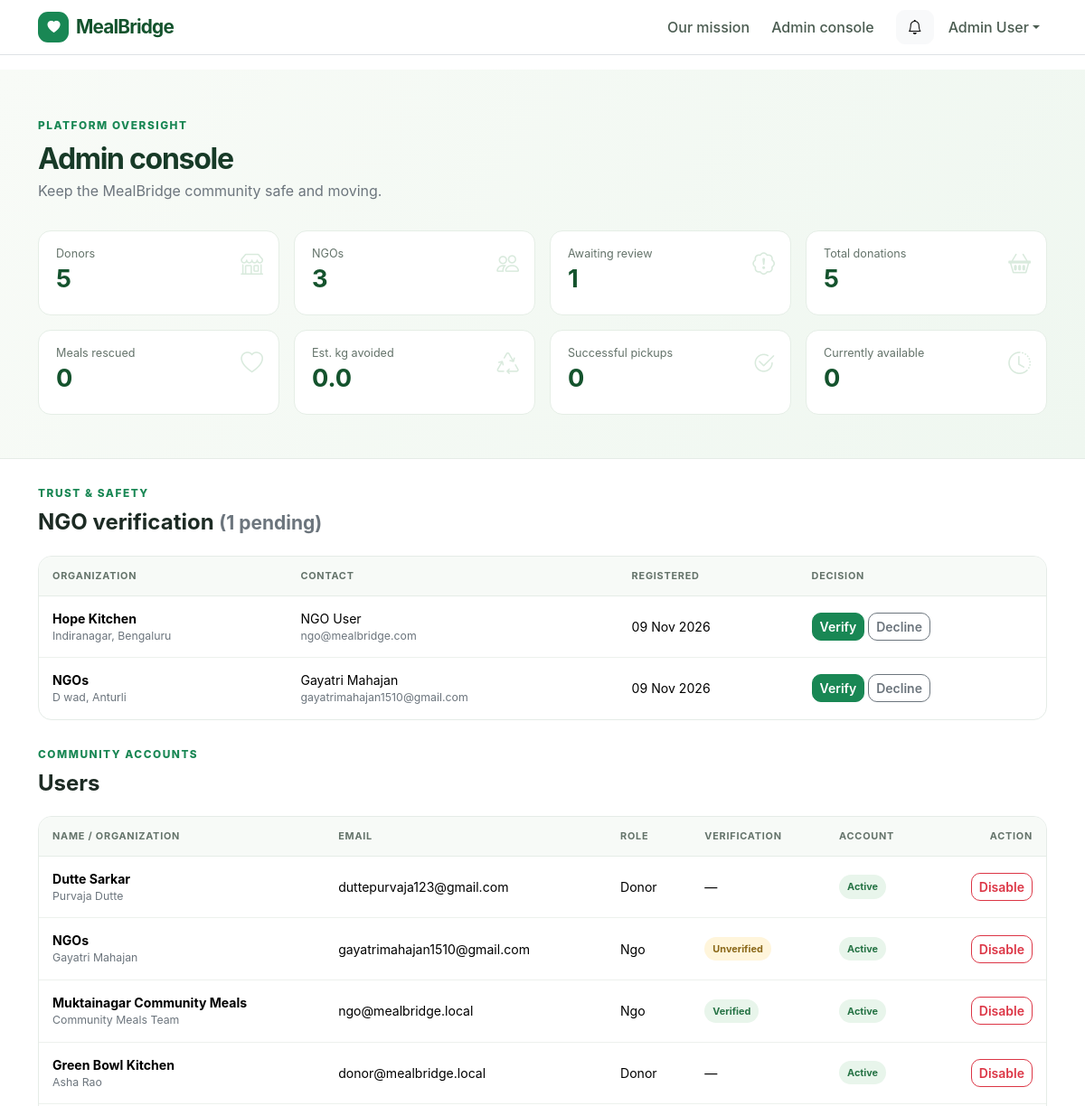
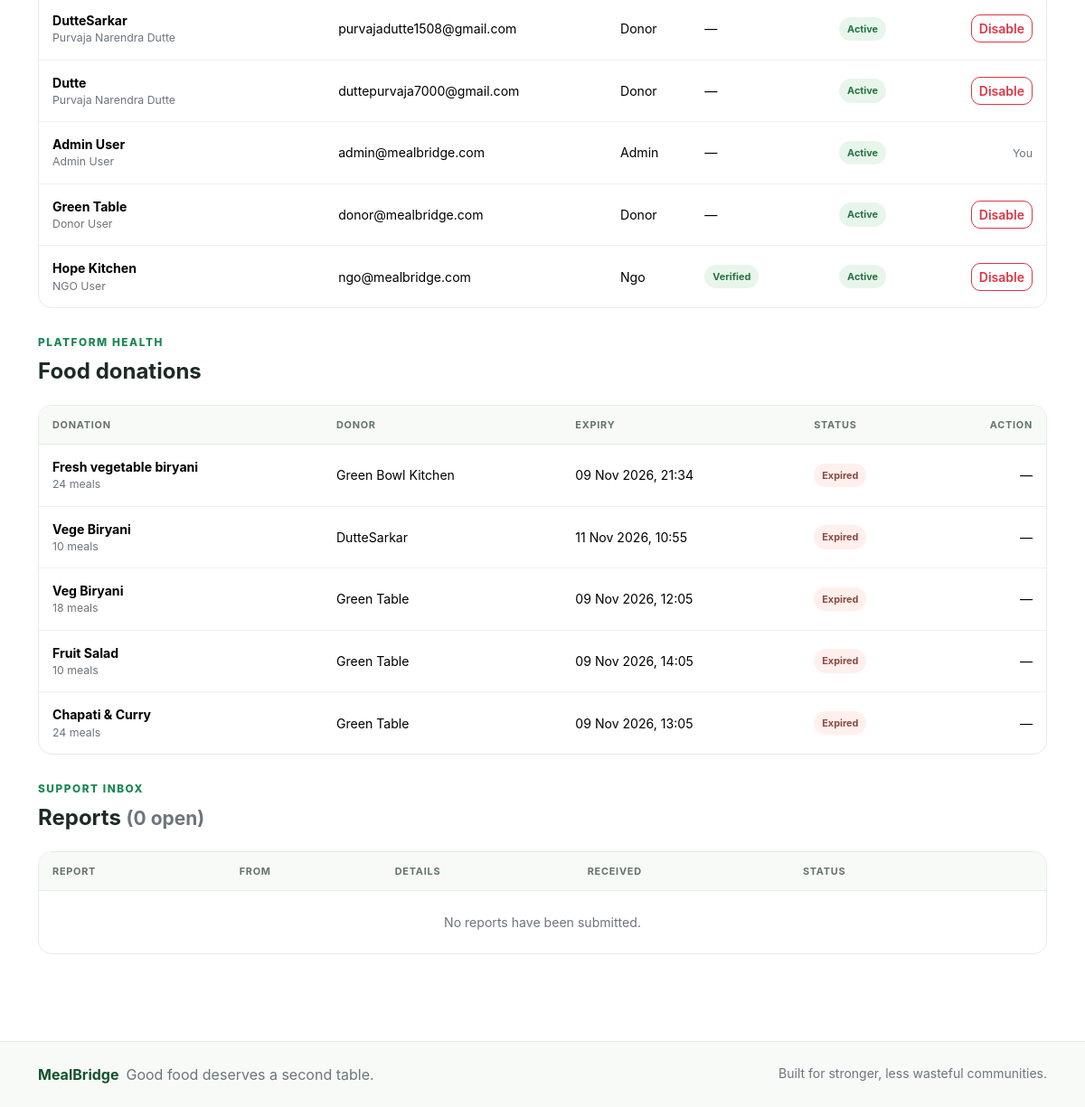
Page /admin/ (signed in) on the committed database (2 pictures, top to bottom).
### models/user.py (models this page shows, shortened)
class User(UserMixin, db.Model):
    __tablename__ = "users"
    id = db.Column(db.Integer, primary_key=True)
    name = db.Column(db.String(120), nullable=False)
    email = db.Column(db.String(120), unique=True, nullable=False, index=True)
    password_hash = db.Column(db.String(255), nullable=False)
    role = db.Column(db.String(20), nullable=False, index=True)
    organization_name = db.Column(db.String(150))
    phone = db.Column(db.String(30))
    address = db.Column(db.Text)
    latitude = db.Column(db.Float)
    longitude = db.Column(db.Float)
    is_verified = db.Column(db.Boolean, nullable=False, default=False)
    is_active = db.Column(db.Boolean, nullable=False, default=True)
    created_at = db.Column(db.DateTime, nullable=False, default=datetime.utcnow)
    donations = db.relationship("FoodDonation", back_populates="donor", lazy=True)
    notifications = db.relationship(
        "Notification", back_populates="user", cascade="all, delete-orphan", lazy=True
    )
    verification = db.relationship(
        "NGOVerification", back_populates="ngo", uselist=False, cascade="all, delete-orphan"
    )
    @property
    def display_name(self):
        return self.organization_name or self.name

class NGOVerification(db.Model):
    __tablename__ = "ngo_verification"
    id = db.Column(db.Integer, primary_key=True)
    ngo_id = db.Column(db.Integer, db.ForeignKey("users.id"), unique=True, nullable=False)
    status = db.Column(db.String(20), nullable=False, default="pending")
    notes = db.Column(db.Text)
    created_at = db.Column(db.DateTime, nullable=False, default=datetime.utcnow)
    ngo = db.relationship("User", back_populates="verification")

### models/donation.py (models this page shows, shortened)
class FoodDonation(db.Model):
    __tablename__ = "food_donations"
    id = db.Column(db.Integer, primary_key=True)
    donor_id = db.Column(db.Integer, db.ForeignKey("users.id"), nullable=False, index=True)
    category_id = db.Column(
        db.Integer, db.ForeignKey("food_categories.id"), nullable=False, index=True
    )
    food_name = db.Column(db.String(150), nullable=False)
    description = db.Column(db.Text)
    quantity = db.Column(db.Integer, nullable=False)
    meals = db.Column(db.Integer, nullable=False)
    image_filename = db.Column(db.String(255))
    preparation_time = db.Column(db.DateTime, nullable=False)
    expiry_time = db.Column(db.DateTime, nullable=False, index=True)
    pickup_address = db.Column(db.Text, nullable=False)
    latitude = db.Column(db.Float)
    longitude = db.Column(db.Float)
    status = db.Column(db.String(20), nullable=False, default="available", index=True)
    created_at = db.Column(db.DateTime, nullable=False, default=datetime.utcnow)
    donor = db.relationship("User", back_populates="donations")
    category = db.relationship("FoodCategory", back_populates="donations")
    pickup_requests = db.relationship("PickupRequest", back_populates="donation", lazy=True)

### routes/admin.py (the view)
@admin_bp.route("/")
@role_required("admin")
def dashboard():
    completed_meals = db.session.query(
        func.coalesce(func.sum(PickupHistory.meals), 0)
    ).scalar()
    if completed_meals == 0:
        completed_meals = (
            db.session.query(func.coalesce(func.sum(FoodDonation.meals), 0))
            .filter(FoodDonation.status == "completed")
            .scalar()
        )
    stats = {
        "donors": User.query.filter_by(role="donor").count(),
        "ngos": User.query.filter_by(role="ngo").count(),
        "pending_ngos": NGOVerification.query.filter_by(status="pending").count(),
        "donations": FoodDonation.query.count(),
        "available": FoodDonation.query.filter_by(status="available").count(),
        "pickups": PickupHistory.query.count(),
        "reports": Report.query.filter_by(status="open").count(),
        "meals": completed_meals,
        "waste_kg": round(completed_meals * 0.5, 1),
    }
    users = User.query.order_by(User.created_at.desc()).limit(100).all()
    verifications = (
        NGOVerification.query.filter(NGOVerification.status != "verified")
        .order_by(NGOVerification.created_at.asc())
        .all()
    )
    reports = Report.query.order_by(Report.created_at.desc()).limit(100).all()
    donations = FoodDonation.query.order_by(FoodDonation.created_at.desc()).limit(50).all()
    return render_template(
        "admin_dashboard.html",
        stats=stats,
        users=users,
        verifications=verifications,
        reports=reports,
        donations=donations,
    )

### templates/admin_dashboard.html (shortened to what this page needs)
{% extends "base.html" %}
{% block content %}
<section class="dashboard-header">
  <div class="container py-4 py-lg-5">
    <span class="eyebrow">Platform oversight</span><h1 class="h2 mt-2 mb-1">Admin console</h1><p class="text-secondary mb-0">Keep the MealBridge community safe and moving.</p>
    <div class="row g-3 mt-3">
      <div class="col-6 col-lg-3"><div class="metric-card"><span>Donors</span><strong>{{ stats.donors }}</strong><i class="bi bi-shop"></i></div></div>
      <div class="col-6 col-lg-3"><div class="metric-card"><span>NGOs</span><strong>{{ stats.ngos }}</strong><i class="bi bi-people"></i></div></div>
      <div class="col-6 col-lg-3"><div class="metric-card"><span>Awaiting review</span><strong>{{ stats.pending_ngos }}</strong><i class="bi bi-patch-exclamation"></i></div></div>
      <div class="col-6 col-lg-3"><div class="metric-card"><span>Total donations</span><strong>{{ stats.donations }}</strong><i class="bi bi-basket2"></i></div></div>
      <div class="col-6 col-lg-3"><div class="metric-card"><span>Meals rescued</span><strong>{{ "{:,}".format(stats.meals) }}</strong><i class="bi bi-heart"></i></div></div>
      <div class="col-6 col-lg-3"><div class="metric-card"><span>Est. kg avoided</span><strong>{{ stats.waste_kg }}</strong><i class="bi bi-recycle"></i></div></div>
      <div class="col-6 col-lg-3"><div class="metric-card"><span>Successful pickups</span><strong>{{ stats.pickups }}</strong><i class="bi bi-check2-circle"></i></div></div>
      <div class="col-6 col-lg-3"><div class="metric-card"><span>Currently available</span><strong>{{ stats.available }}</strong><i class="bi bi-clock-history"></i></div></div>
    </div>
  </div>
</section>
<section class="container py-4">
  <div class="section-heading"><div><span class="eyebrow">Trust & safety</span><h2 class="h4 mt-2">NGO verification <span class="small text-secondary">({{ stats.pending_ngos }} pending)</span></h2></div></div>
  <div class="panel-card">
    {% if verifications %}
    <div class="table-responsive"><table class="table align-middle mb-0"><thead><tr><th>Organization</th><th>Contact</th><th>Registered</th><th>Decision</th></tr></thead><tbody>
      {% for verification in verifications %}<tr><td><strong>{{ verification.ngo.display_name }}</strong><div class="small text-secondary">{{ verification.ngo.address or 'No address supplied' }}</div></td><td>{{ verification.ngo.name }}<div class="small text-secondary">{{ verification.ngo.email }}</div></td><td>{{ verification.created_at.strftime('%d %b %Y') }}</td><td class="text-nowrap">
        <form class="d-inline" method="post" action="{{ url_for('admin.verify_ngo', ngo_id=verification.ngo_id) }}"><button class="btn btn-sm btn-success" type="submit">Verify</button></form>
        <form class="d-inline" method="post" action="{{ url_for('admin.verify_ngo', ngo_id=verification.ngo_id) }}"><button class="btn btn-sm btn-outline-secondary" type="submit">Decline</button></form>
      </td></tr>{% endfor %}
    </tbody></table></div>
    {% else %}<div class="empty-state py-4"><i class="bi bi-patch-check"></i><p class="text-secondary mt-2 mb-0">No organizations are waiting for review.</p></div>{% endif %}
  </div>
</section>
<section class="container pb-4">
  <div class="section-heading"><div><span class="eyebrow">Community accounts</span><h2 class="h4 mt-2">Users</h2></div></div>
  <div class="panel-card"><div class="table-responsive"><table class="table align-middle mb-0"><thead><tr><th>Name / organization</th><th>Email</th><th>Role</th><th>Verification</th><th>Account</th><th class="text-end">Action</th></tr></thead><tbody>
  {% for user in users %}<tr><td><strong>{{ user.display_name }}</strong><div class="small text-secondary">{{ user.name }}</div></td><td>{{ user.email }}</td><td>{{ user.role|title }}</td><td>{% if user.role == 'ngo' %}<span class="status-badge status-{{ 'verified' if user.is_verified else 'pending' }}">{{ 'Verified' if user.is_verified else 'Unverified' }}</span>{% else %}—{% endif %}</td><td><span class="status-badge status-{{ 'available' if user.is_active else 'withdrawn' }}">{{ 'Active' if user.is_active else 'Disabled' }}</span></td><td class="text-end">{% if user.id != current_user.id %}<form method="post" action="{{ url_for('admin.toggle_user', user_id=user.id) }}" data-confirm="{{ 'Disable' if user.is_active else 'Enable' }} this account?"><input type="hidden" name="_csrf_token" value="{{ csrf_token() }}"><button class="btn btn-sm {{ 'btn-outline-danger' if user.is_active else 'btn-outline-success' }}" type="submit">{{ 'Disable' if user.is_active else 'Enable' }}</button></form>{% else %}<span class="small text-secondary">You</span>{% endif %}</td></tr>{% endfor %}
  </tbody></table></div></div>
</section>
<section class="container pb-4">
  <div class="section-heading"><div><span class="eyebrow">Platform health</span><h2 class="h4 mt-2">Food donations</h2></div></div>
  <div class="panel-card"><div class="table-responsive"><table class="table align-middle mb-0"><thead><tr><th>Donation</th><th>Donor</th><th>Expiry</th><th>Status</th><th class="text-end">Action</th></tr></thead><tbody>
  {% for donation in donations %}<tr><td><strong>{{ donation.food_name }}</strong><div class="small text-secondary">{{ donation.meals }} meals</div></td><td>{{ donation.donor.display_name }}</td><td>{{ donation.expiry_time.strftime('%d %b %Y, %H:%M') }}</td><td><span class="status-badge status-{{ donation.status }}">{{ donation.status|title }}</span></td><td class="text-end">{% if donation.status in ['available', 'reserved'] %}<form method="post" action="{{ url_for('admin.withdraw_donation', donation_id=donation.id) }}"><input type="hidden" name="_csrf_token" value="{{ csrf_token() }}"><button class="btn btn-sm btn-outline-danger" type="submit">Withdraw</button></form>{% else %}—{% endif %}</td></tr>{% else %}<tr><td colspan="5" class="text-center text-secondary py-4">No donations yet.</td></tr>{% endfor %}
  </tbody></table></div></div>
</section>
<section class="container pb-5">
  <div class="section-heading"><div><span class="eyebrow">Support inbox</span><h2 class="h4 mt-2">Reports <span class="small text-secondary">({{ stats.reports }} open)</span></h2></div></div>
  <div class="panel-card"><div class="table-responsive"><table class="table align-middle mb-0"><thead><tr><th>Report</th><th>From</th><th>Details</th><th>Received</th><th>Status</th><th></th></tr></thead><tbody>
  {% for report in reports %}<tr><td><strong>{{ report.subject }}</strong></td><td>{{ report.reporter.display_name }}</td><td class="report-details">{{ report.details }}</td><td>{{ report.created_at.strftime('%d %b %Y') }}</td><td><span class="status-badge status-{{ 'completed' if report.status == 'resolved' else 'pending' }}">{{ report.status|title }}</span></td><td>{% if report.status == 'open' %}<form method="post" action="{{ url_for('admin.resolve_report', report_id=report.id) }}"><input type="hidden" name="_csrf_token" value="{{ csrf_token() }}"><button class="btn btn-sm btn-outline-success" type="submit">Resolve</button></form>{% endif %}</td></tr>{% else %}<tr><td colspan="6" class="text-center text-secondary py-4">No reports have been submitted.</td></tr>{% endfor %}
  </tbody></table></div></div>
</section>
{% endblock %}

### templates/base.html (shortened to what this page needs)
<!doctype html>
<html lang="en">
<head>
  <link href="https://cdn.jsdelivr.net/npm/bootstrap@5.3.3/dist/css/bootstrap.min.css" rel="stylesheet">
  <link href="https://cdn.jsdelivr.net/npm/bootstrap-icons@1.11.3/font/bootstrap-icons.min.css" rel="stylesheet">
  <link href="{{ url_for('static', filename='css/style.css') }}" rel="stylesheet">
</head>
<body>
  <nav class="navbar navbar-expand-lg navbar-light bg-white sticky-top border-bottom">
    <div class="container">
      <a class="navbar-brand fw-bold d-flex align-items-center gap-2" href="{{ url_for('auth.home') }}">
        <span class="brand-mark"><i class="bi bi-heart-fill"></i></span>
        MealBridge
      </a>
      <div class="collapse navbar-collapse" id="mainNav">
        <ul class="navbar-nav ms-auto align-items-lg-center gap-lg-2">
          <li class="nav-item"><a class="nav-link" href="{{ url_for('auth.about') }}">Our mission</a></li>
          {% if current_user.is_authenticated %}
            {% if current_user.role == 'donor' %}
              <li class="nav-item"><a class="nav-link" href="{{ url_for('donor.dashboard') }}">Dashboard</a></li>
              <li class="nav-item"><a class="nav-link" href="{{ url_for('map.food_map') }}">Food map</a></li>
              <li class="nav-item"><a class="btn btn-success btn-sm px-3" href="{{ url_for('donor.add_food') }}"><i class="bi bi-plus-lg me-1"></i>Share food</a></li>
            {% else %}
              <li class="nav-item"><a class="nav-link" href="{{ url_for('admin.dashboard') }}">Admin console</a></li>
            {% endif %}
            <li class="nav-item dropdown ms-lg-2">
              <button class="btn btn-light position-relative" data-bs-toggle="dropdown" aria-label="Notifications">
                <i class="bi bi-bell"></i>
              </button>
            </li>
            <li class="nav-item dropdown">
              <button class="btn btn-link nav-link dropdown-toggle text-decoration-none" data-bs-toggle="dropdown">{{ current_user.name }}</button>
            </li>
          {% else %}
            <li class="nav-item"><a class="nav-link" href="{{ url_for('auth.login') }}">Sign in</a></li>
            <li class="nav-item"><a class="btn btn-success btn-sm px-3" href="{{ url_for('auth.register') }}">Join the network</a></li>
          {% endif %}
        </ul>
      </div>
    </div>
  </nav>
  <main>
    <div class="container pt-3">
    </div>
    {% block content %}{% endblock %}
  </main>
  <footer class="site-footer mt-5">
    <div class="container py-4 d-flex flex-column flex-md-row justify-content-between gap-2">
      <div><strong>MealBridge</strong><span class="text-secondary ms-2">Good food deserves a second table.</span></div>
      <div class="small text-secondary">Built for stronger, less wasteful communities.</div>
    </div>
  </footer>
</body>
</html>

### rows in the picture
User: name "Admin User", display_name "Admin User", email "admin@mealbridge.com", role "Admin", is_active "Active", shows "You"
NGOVerification: ngo.display_name "Hope Kitchen", ngo "Indiranagar, Bengaluru", ngo.name "NGO User", ngo.email "ngo@mealbridge.com", created_at "09 Nov 2026"
NGOVerification: ngo.display_name "NGOs", ngo "D wad, Anturli", ngo.name "Gayatri Mahajan", ngo.email "gayatrimahajan1510@gmail.com", created_at "09 Nov 2026"
User: display_name "Dutte Sarkar", name "Purvaja Dutte", email "duttepurvaja123@gmail.com", role "Donor", is_active "Active", is_active "Disable"
User: display_name "NGOs", name "Gayatri Mahajan", email "gayatrimahajan1510@gmail.com", role "Ngo", is_verified "Unverified", is_active "Active", is_active "Disable"
User: display_name "Muktainagar Community Meals", name "Community Meals Team", email "ngo@mealbridge.local", role "Ngo", is_verified "Verified", is_active "Active", is_active "Disable"
User: display_name "Green Bowl Kitchen", name "Asha Rao", email "donor@mealbridge.local", role "Donor", is_active "Active", is_active "Disable"
User: display_name "DutteSarkar", name "Purvaja Narendra Dutte", email "purvajadutte1508@gmail.com", role "Donor", is_active "Active", is_active "Disable"
User: display_name "Dutte", name "Purvaja Narendra Dutte", email "duttepurvaja7000@gmail.com", role "Donor", is_active "Active", is_active "Disable"
User: display_name "Green Table", name "Donor User", email "donor@mealbridge.com", role "Donor", is_active "Active", is_active "Disable"
User: display_name "Hope Kitchen", name "NGO User", email "ngo@mealbridge.com", role "Ngo", is_verified "Verified", is_active "Active", is_active "Disable"
FoodDonation: food_name "Fresh vegetable biryani", meals "24", donor.display_name "Green Bowl Kitchen", expiry_time "09 Nov 2026, 21:34", status "Expired"
FoodDonation: food_name "Vege Biryani", meals "10", donor.display_name "DutteSarkar", expiry_time "11 Nov 2026, 10:55", status "Expired"
FoodDonation: food_name "Veg Biryani", meals "18", donor.display_name "Green Table", expiry_time "09 Nov 2026, 12:05", status "Expired"
FoodDonation: food_name "Fruit Salad", meals "10", donor.display_name "Green Table", expiry_time "09 Nov 2026, 14:05", status "Expired"
FoodDonation: food_name "Chapati & Curry", meals "24", donor.display_name "Green Table", expiry_time "09 Nov 2026, 13:05", status "Expired"

### other values in the picture
{{ stats.donors }} "5"
{{ stats.ngos }} "3"
{{ stats.pending_ngos }} "1"
{{ stats.donations }} "5"
{{ "{:,}".format(stats.meals) }} "0"
{{ stats.waste_kg }} "0.0"
{{ stats.pickups }} "0"
{{ stats.available }} "0"
{{ stats.reports }} "0"
